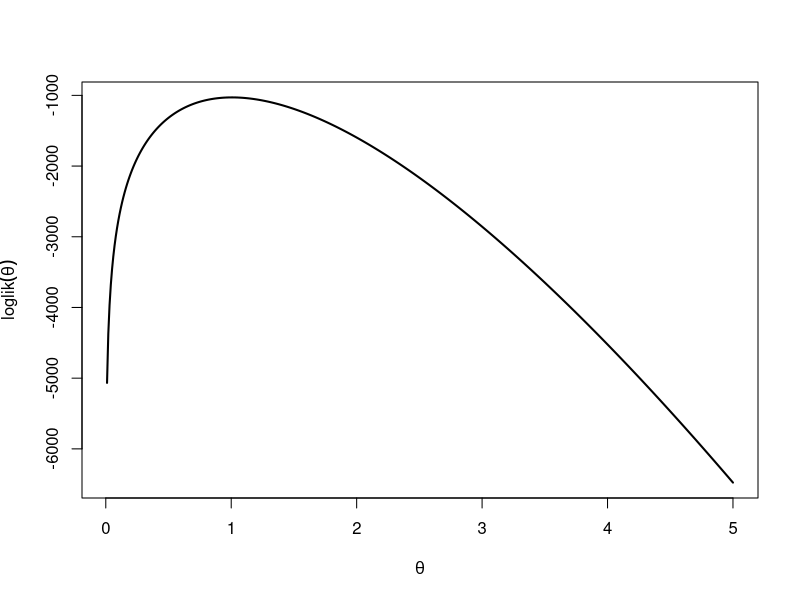
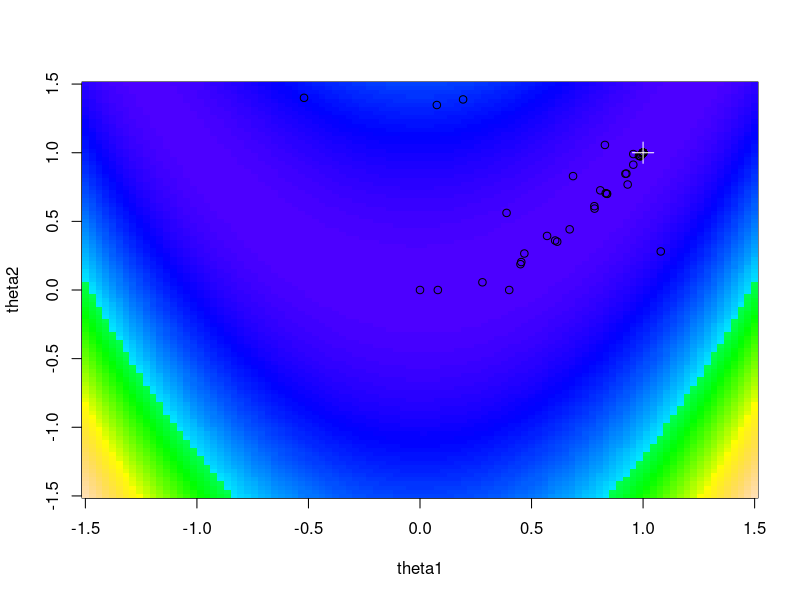

R code for these plots, in order:
#intro_week_9_optimization

#example 1 MLE
loglik=function(theta,x){
  -sum(x)+(theta-1)*sum(log(x))-length(x)*lgamma(theta)
}

loglik.d=function(theta,x){
  sum(log(x))-length(x)*digamma(theta)
}

loglik.dd=function(theta,x){
  -length(x)*trigamma(theta)
}

x=rexp(1e3)

theta.range=1:500/100
plot(theta.range,loglik(theta.range,x),type="l",lwd=2,
     xlab=expression(theta), ylab=expression(loglik(theta)))

#newton's method
theta=1.5
for(h in 1:100){
  theta=theta-loglik.d(theta,x)/loglik.dd(theta,x)
}
theta

#The above example carries out a fixed number of iterations. It would be better to check convergence at every
#iteration and abort if the change in θ is small enough.
theta=1.5
for(h in 1:100){
  old.theta=theta
  theta=theta-loglik.d(theta,x)/loglik.dd(theta,x)
  if(abs(theta-old.theta)<1e-10)
    break
}
theta

f=function(theta){
  exp(-2*theta)-2
}
f.d=function(theta){
  -2*exp(-2*theta)
}

#In its simplest form Newton’s method can now be implemented as follows:
theta=0
for(h in 1:20){
  theta=theta-f(theta)/f.d(theta)
}

#The R function uniroot makes use of a more powerful version of the bisection method, Brent’s method. The
#syntax of uniroot 

#uniroot(f,interval=c(from....to),...)
uniroot(f,c(-1,1))

#Optimisation in more than one dimension
#A sophisticated version of Newton’s method which can work for multi-parameter optimisation is implemented
#in R’s function optim. Its syntax is
#optim(par, fn, gr, method="BFGS", ...)
#par are the initial values for the parameters to be optimised over.
#• fn is the function to be optimised over its first argument.
#• gr is the gradient (first derivative) of the function (optional - if omitted optim will approximate the gradient).
#• Additional optional arguments (...) are passed on to fn and gr.


#example 4

#We start with defining the Rosenbrock function in R. In order to be able to use optim later on, we need to
#combine θ1 and θ2 into a single parameter

rosenbrock=function(theta,trace=F){
  if(trace)
    points(t(theta))
  100*(theta[2]-theta[1]^2)^2+(1-theta[1])^2
}

rosenbrock.gradient <- function(theta, ...) {
  c(-400*theta[1]*(theta[2]-theta[1]^2) - 2*(1-theta[1]), 200*(theta[2]-theta[1]^2))
}

theta1=seq(-1.5,1.5,length.out=100)
theta2=seq(-1.5,1.5,length.out=100)
val=matrix(nrow=length(theta1),ncol=length(theta2))
for(i in seq_along(theta1))   # Evaluate function on grid
  for(j in seq_along(theta2))
    val[i,j]=rosenbrock(c(theta1[i],theta2[j]))
image(theta1,theta2,val,col=topo.colors(128)) # Draw image
sol=optim(c(0,0),fn=rosenbrock,gr=rosenbrock.gradient,
          method="BFGS",trace=T)
sol
points(sol$par[1],sol$par[2],cex=2,pch=3,col="white") # Mark minimum found (should be (1,1))

#Global optimisation
#A usually more promising approach is to use stochastic optimisation methods. One such method is
#simulated annealing. (not covered here)

#Numerical integration in R
#integrate(f=f, lower=a, upper=b, ...)

#example 6
integrate(function(x) dexp(x,rate=2)*x,lower=0,upper=+Inf)

#integrate can only compute univariate integrals. The function adaptIntegrate from the package cubature
#can be used to compute integrals in higher dimension. High-dimension integrals are however typically easier
#to compute using Monte-Carlo methods (not covered here).




